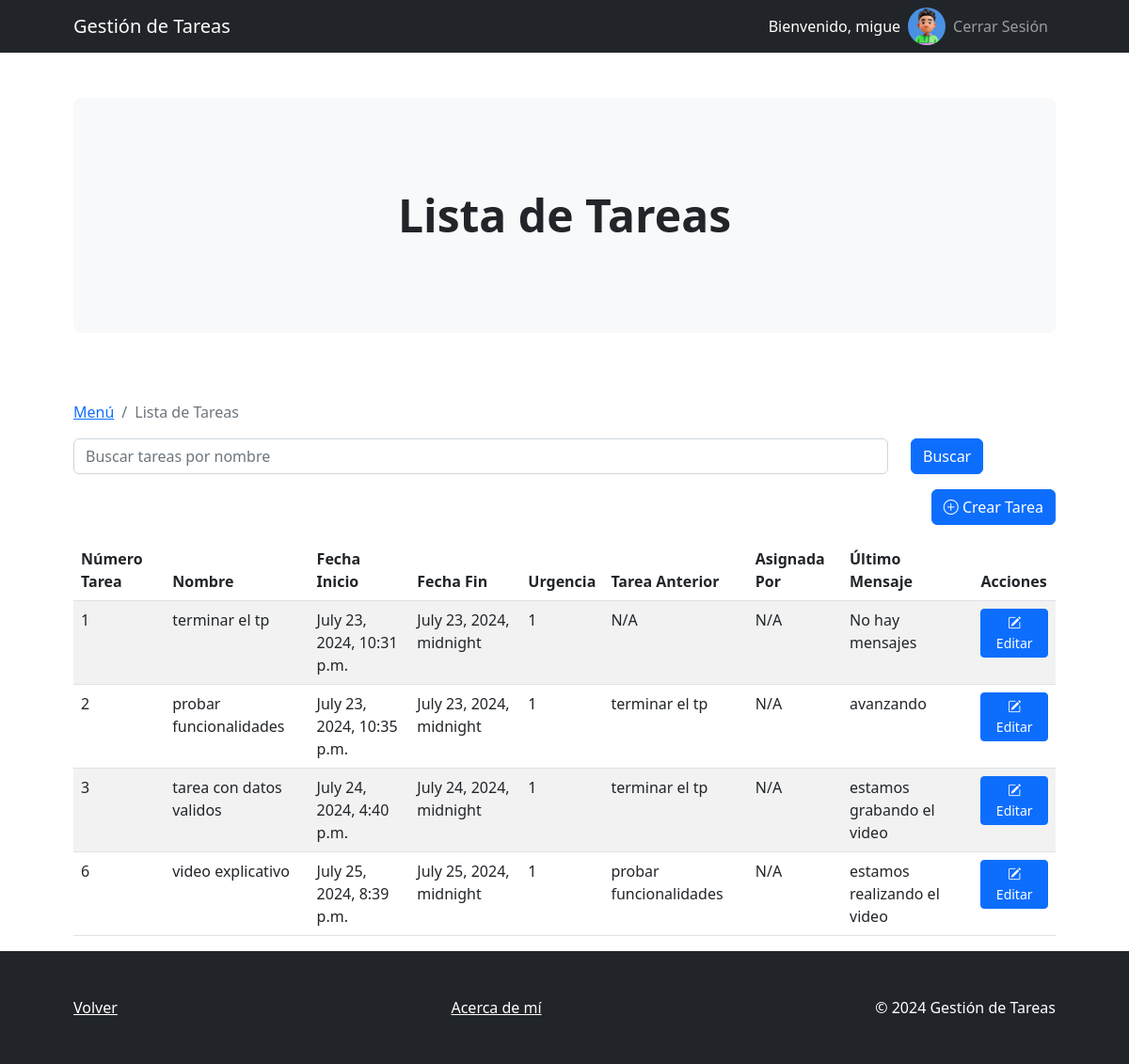
The page /tareas/ (signed in) on the database its author committed.
### derivadorDeTareasApp/models.py (models this page shows, shortened)
class Usuario(AbstractBaseUser, PermissionsMixin):
    id_unico = models.UUIDField(default=uuid.uuid4, editable=False, unique=True)
    email = models.EmailField(max_length=255, unique=True)
    nombre = models.CharField(max_length=255)
    apellido = models.CharField(max_length=255)
    avatar = models.ImageField(upload_to='avatars/', blank=True, null=True)
    is_active = models.BooleanField(default=True)
    is_admin = models.BooleanField(default=False)
    groups = models.ManyToManyField(
        Group,
        related_name='custom_usuario_set',  # Nombre de relación inversa personalizado
        blank=True,
        help_text='The groups this user belongs to. A user will get all permissions granted to each of their groups.',
        related_query_name='custom_usuario',
    )
    user_permissions = models.ManyToManyField(
        Permission,
        related_name='custom_usuario_set',  # Nombre de relación inversa personalizado
        blank=True,
        help_text='Specific permissions for this user.',
        related_query_name='custom_usuario',
    )
    objects = UsuarioManager()
    USERNAME_FIELD = 'email'
    REQUIRED_FIELDS = ['nombre', 'apellido']

class Tarea(models.Model):
    ESTADO_CHOICES = [
        ('no iniciado', 'No Iniciado'),
        ('en progreso', 'En Progreso'),
        ('en espera', 'En Espera'),
        ('terminada', 'Terminada'),
    ]
    nombre = models.CharField(max_length=40)
    descripcion = models.CharField(max_length=254)
    fecha_inicio = models.DateTimeField(default=timezone.now)
    fecha_fin = models.DateTimeField()
    prioridad = models.IntegerField()
    urgencia = models.IntegerField()
    tarea_anterior = models.ForeignKey('self', related_name='siguiente', on_delete=models.SET_NULL, null=True, blank=True)
    tarea_posterior = models.ForeignKey('self', related_name='anterior', on_delete=models.SET_NULL, null=True, blank=True)
    numero_tarea = models.AutoField(primary_key=True)
    estado = models.CharField(max_length=20, choices=ESTADO_CHOICES, default='no iniciado')
    usuario = models.ForeignKey(Usuario, on_delete=models.CASCADE, related_name='tareas')

class Comentario(models.Model):
    tarea = models.ForeignKey(Tarea, related_name='comentarios', on_delete=models.CASCADE)
    usuario = models.ForeignKey(Usuario, on_delete=models.CASCADE)
    comentario = models.TextField()
    fecha = models.DateTimeField(auto_now_add=True)

### derivadorDeTareasApp/views.py (the view)
# urls.py: path('tareas/', views.lista_tareas, name='lista_tareas'),
@login_required
def lista_tareas(request):
    query = request.GET.get('q')
    if query:
        tareas = Tarea.objects.filter(nombre__icontains=query)
    else:
        tareas = Tarea.objects.all()
    for tarea in tareas:
        tarea.ultimo_comentario = tarea.comentarios.last()
    return render(request, 'tareas/lista_tareas.html', {'tareas': tareas})

### derivadorDeTareasApp/templates/tareas/lista_tareas.html (shortened to what this page needs)
{% extends 'base.html' %}
{% block breadcrumb %}
<a href="{% if user.is_superuser %}{% url 'menu_admin' %}{% else %}{% url 'menu_usuario' %}{% endif %}" class="breadcrumb-item">Menú</a>
<span class="breadcrumb-item active">Lista de Tareas</span>
{% endblock %}
{% block header %}
<div class="m-4 m-lg-5">
    <h2 class="display-5 fw-bold">Lista de Tareas</h2>
</div>
{% endblock %}
{% block content %}
<form method="get" class="mb-3">
    <div class="row">
        <div class="col-md-10">
            <input type="text" name="q" class="form-control" placeholder="Buscar tareas por nombre" value="{{ request.GET.q }}">
        </div>
        <div class="col-md-2">
            <button type="submit" class="btn btn-primary">Buscar</button>
        </div>
    </div>
</form>
<div class="d-flex justify-content-end mb-3">
    <a href="{% url 'crear_tarea' %}" class="btn btn-primary">
        <i class="bi bi-plus-circle"></i> Crear Tarea
    </a>
</div>
<table class="table table-striped">
    <thead>
        <tr>
            <th scope="col">Número Tarea</th>
            <th scope="col">Nombre</th>
            <th scope="col">Fecha Inicio</th>
            <th scope="col">Fecha Fin</th>
            <th scope="col">Urgencia</th>
            <th scope="col">Tarea Anterior</th>
            <th scope="col">Asignada Por</th>
            <th scope="col">Último Mensaje</th>
            <th scope="col">Acciones</th>
        </tr>
    </thead>
    <tbody>
        {% for tarea in tareas %}
        <tr>
            <td>{{ tarea.numero_tarea }}</td>
            <td>{{ tarea.nombre }}</td>
            <td>{{ tarea.fecha_inicio }}</td>
            <td>{{ tarea.fecha_fin }}</td>
            <td>{{ tarea.urgencia }}</td>
            <td>{% if tarea.tarea_anterior %}{{ tarea.tarea_anterior.nombre }}{% else %}N/A{% endif %}</td>
            <td>{% if tarea.asignada_por %}{{ tarea.asignada_por.nombre }}{% else %}N/A{% endif %}</td>
            <td>{% if tarea.ultimo_comentario %}{{ tarea.ultimo_comentario.comentario }}{% else %}No hay mensajes{% endif %}</td>
            <td>
                <a href="{% url 'editar_tarea' tarea.pk %}" class="btn btn-sm btn-primary">
                    <i class="bi bi-pencil-square"></i> Editar
                </a>
            </td>
        </tr>
        {% endfor %}
    </tbody>
</table>
{% endblock %}

### derivadorDeTareasApp/templates/base.html (shortened to what this page needs)
<!DOCTYPE html>
<html lang="en">
<head>
    {% load static %}
    <link href="https://cdn.jsdelivr.net/npm/bootstrap-icons@1.4.1/font/bootstrap-icons.css" rel="stylesheet" />
    <link href="{% static 'css/styles_base.css' %}" rel="stylesheet" />
</head>
<body>
    <nav class="navbar navbar-expand-lg navbar-dark bg-dark">
        <div class="container px-lg-5">
            <a class="navbar-brand" href="{% url 'inicio' %}">Gestión de Tareas</a>
            <div class="collapse navbar-collapse" id="navbarSupportedContent">
                <ul class="navbar-nav ms-auto mb-2 mb-lg-0">
                    {% if user.is_authenticated %}
                        <li class="nav-item">
                            <span class="nav-link text-white">Bienvenido, {{ user.nombre }}</span>
                        </li>
                        <li class="nav-item">
                            <img src="{% if user.avatar %}{{ user.avatar.url }}{% else %}{% static 'avatars/default.png' %}{% endif %}" class="rounded-circle" height="40" alt="Avatar">
                        </li>
                        <li class="nav-item">
                            <a class="nav-link" href="{% url 'logout_view' %}">Cerrar Sesión</a>
                        </li>
                    {% else %}
                        <li class="nav-item">
                            <a class="nav-link" href="{% url 'registro' %}">Registrarse</a>
                        </li>
                    {% endif %}
                </ul>
            </div>
        </div>
    </nav>
    <header class="py-5">
        <div class="container px-lg-5">
            <div class="p-4 p-lg-5 bg-light rounded-3 text-center">
                {% block header %}{% endblock %}
            </div>
        </div>
    </header>
    <section class="pt-4">
        <div class="container px-lg-5">
            <div class="breadcrumb">
                {% block breadcrumb %}
                {% endblock %}
            </div>
            {% block content %}{% endblock %}
        </div>
    </section>
    <footer class="py-5 bg-dark">
        <div class="container px-lg-5">
            <div class="d-flex justify-content-between">
                <a href="javascript:history.back()" class="text-white">Volver</a>
                <a href="{% url 'acerca_de' %}" class="text-white text-center">Acerca de mí</a>
                <p class="m-0 text-center text-white">&copy; 2024 Gestión de Tareas</p>
            </div>
        </div>
    </footer>
</body>
</html>

### rows shown on the page
Usuario: nombre "migue", avatar (picture)
Tarea: numero_tarea "1", nombre "terminar el tp", fecha_inicio "July 23, 2024, 10:31 p.m.", fecha_fin "July 23, 2024, midnight", urgencia "1", shows "N/A", shows "No hay mensajes"
Tarea: numero_tarea "2", nombre "probar funcionalidades", fecha_inicio "July 23, 2024, 10:35 p.m.", fecha_fin "July 23, 2024, midnight", urgencia "1", tarea_anterior.nombre "terminar el tp", ultimo_comentario.comentario "avanzando"
Tarea: numero_tarea "3", nombre "tarea con datos validos", fecha_inicio "July 24, 2024, 4:40 p.m.", fecha_fin "July 24, 2024, midnight", urgencia "1", tarea_anterior.nombre "terminar el tp", ultimo_comentario.comentario "estamos grabando el video"
Tarea: numero_tarea "6", nombre "video explicativo", fecha_inicio "July 25, 2024, 8:39 p.m.", fecha_fin "July 25, 2024, midnight", urgencia "1", tarea_anterior.nombre "probar funcionalidades", ultimo_comentario.comentario "estamos realizando el video"
